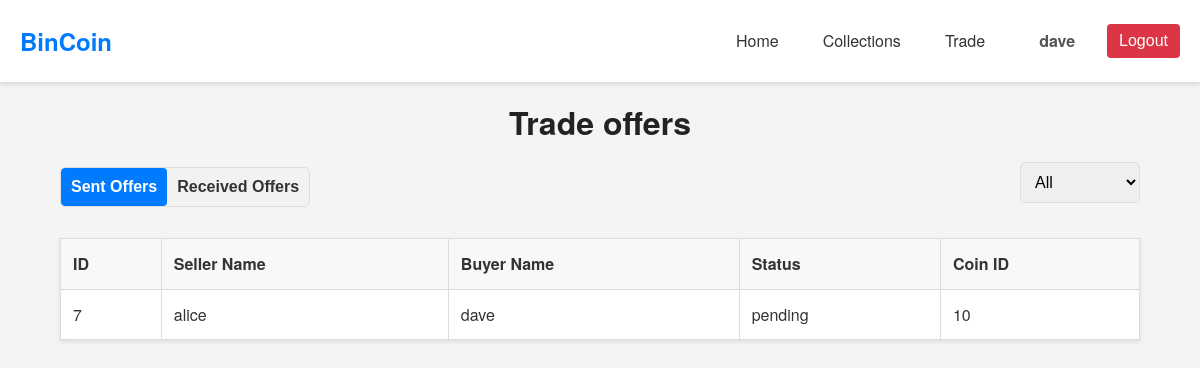
/php/trade.php (signed in), run on the app's committed database.
### tables this page shows
CREATE TABLE `trade` (
    `id` INT AUTO_INCREMENT PRIMARY KEY,
    `seller_name` VARCHAR(255) NOT NULL,
    `buyer_name` VARCHAR(255) NOT NULL,
    `status` VARCHAR(255) NOT NULL,
    `coin_id` INT NOT NULL,
    FOREIGN KEY (`seller_name`) REFERENCES `user`(`name`) ON DELETE CASCADE,
    FOREIGN KEY (`buyer_name`) REFERENCES `user`(`name`) ON DELETE CASCADE,
    FOREIGN KEY (`coin_id`) REFERENCES `coin`(`id`) ON DELETE CASCADE
);

### php/trade.php (called while the page is built, shortened)
<?php
$host = "mysql:host=" . SERVERNAME;
$dbname = ";dbname=" . DBNAME;
try {
	$pdo = new PDO("$host$dbname", USERNAME, PASSWORD);
	$pdo->setAttribute(PDO::ATTR_ERRMODE, PDO::ERRMODE_EXCEPTION);
} catch (PDOException $e) {
	die("Connection failed: " . $e->getMessage());
}
$view_type = $_GET['view'] ?? 'sent';
$current_user = $_SESSION['username'];
$query = "SELECT * FROM trade";
$params = [];
if ($view_type === 'received') {
	$query .= " WHERE seller_name = ?";
	$params[] = $current_user;
} else {
	$query .= " WHERE buyer_name = ?";
	$params[] = $current_user;
}
$stmt = $pdo->prepare($query);
$stmt->execute($params);
$trades = $stmt->fetchAll(PDO::FETCH_ASSOC);
include "../components/trade_page.php";
?>

### components/trade_page.php (the view, shortened to what this page needs)
<!DOCTYPE html>
<html lang="en">
<head>
	<link rel="stylesheet" href="../css/trade.css">
	<link rel="stylesheet" href="../css/theme.css">
</head>
<body>
	<?php include '../components/header.php'; ?>
	<div class="container">
		<h1>Trade offers</h1>
		<div class="actions">
			<div class="toggle">
				<a href="?view=sent">
					<button class="<?= $view_type === 'sent' ? 'active' : '' ?>">Sent Offers</button>
				</a>
				<a href="?view=received">
					<button class="<?= $view_type === 'received' ? 'active' : '' ?>">Received Offers</button>
				</a>
			</div>
			<form method="GET" class="filter-form" onchange="this.submit();">
				<select name="status">
					<option value="">All</option>
				</select>
			</form>
		</div>
		<table>
			<thead>
				<tr>
					<th>ID</th>
					<th>Seller Name</th>
					<th>Buyer Name</th>
					<th>Status</th>
					<th>Coin ID</th>
				</tr>
			</thead>
			<tbody>
				<?php foreach ($trades as $trade): ?>
				<tr class="<?= $view_type === 'received' ? 'narrow' : '' ?>">
					<td><?= htmlspecialchars($trade['id']) ?></td>
					<td><?= htmlspecialchars($trade['seller_name']) ?></td>
					<td><?= htmlspecialchars($trade['buyer_name']) ?></td>
					<td><?= htmlspecialchars($trade['status']) ?></td>
					<td><?= htmlspecialchars($trade['coin_id']) ?></td>
				</tr>
				<?php endforeach; ?>
			</tbody>
		</table>
	</div>
</body>
</html>

### css/trade.css (style rules this page uses)
body { font-family: Arial, sans-serif; margin: 0; padding: 0; background-color: #f9f9f9; }
.container { width: 80%; margin: 20px auto; }
h1 { text-align: center; }
.actions { display: flex; justify-content: space-between; margin-bottom: 20px; align-items: center; }
.toggle { display: flex; border: 1px solid #ddd; border-radius: 5px; overflow: hidden; }
.toggle button { flex: 1; padding: 10px; border: none; cursor: pointer; background-color: #f2f2f2; color: #333; font-weight: bold; transition: background-color 0.3s; }
.toggle button.active { background-color: #007bff; color: white; }
.filter-form { display: flex; gap: 10px; }
.filter-form select { padding: 10px; border: 1px solid #dddddd; border-radius: 5px; cursor: pointer; }
table { width: 100%; border-collapse: collapse; margin-top: 20px; background-color: #ffffff; box-shadow: 0 2px 4px rgba(0, 0, 0, 0.1); }
table, th, td { border: 1px solid #dddddd; }
th, td { padding: 10px; text-align: left; }
th { background-color: #f2f2f2; }
select { width: 100%; padding: 10px; margin-top: 5px; border: 1px solid #dddddd; border-radius: 5px; }
button { background-color: #007bff; color: white; cursor: pointer; }

### css/theme.css (style rules this page uses)
* { margin: 0; padding: 0; box-sizing: border-box; }
html { font-size: 16px; }
body { font-family: 'Helvetica Neue', Arial, sans-serif; line-height: 1.6; color: #333; background-color: #f4f4f4; }
h1, h2, h3, h4, h5, h6 { color: #222; margin-bottom: 1rem; line-height: 1.2; }
a { color: #007BFF; text-decoration: none; transition: color 0.3s ease; }
.container { width: 90%; max-width: 1200px; margin: 0 auto; padding: 20px 0; }
button, .btn { display: inline-block; background-color: #007BFF; color: #ffffff; padding: 10px 20px; border: none; border-radius: 4px; cursor: pointer; font-size: 1rem; transition: background-color 0.3s ease; text-decoration: none; text-align: center; }
form { display: flex; flex-direction: column; }
form input[type="text"], form input[type="email"], form input[type="password"], form textarea, form select { padding: 10px; margin-bottom: 15px; border: 1px solid #ccc; border-radius: 4px; font-size: 1rem; width: 100%; }
table { width: 100%; border-collapse: collapse; margin-bottom: 20px; }
table th, table td { padding: 12px; border: 1px solid #ddd; text-align: left; }
table th { background-color: #f8f8f8; }

### data on the page
trade: id "7", seller_name "alice", buyer_name "dave", status "pending", coin "10"

### other printed values
$_SESSION['username'] "dave"
